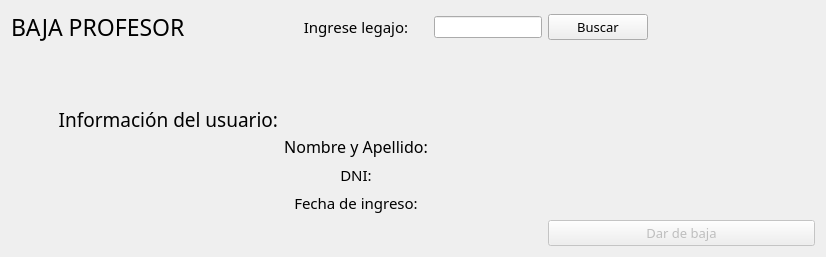
             <widget class="QWidget" name="page_baja_profe">
              <layout class="QGridLayout" name="gridLayout_14">
               <item row="0" column="0">
                <widget class="QLabel" name="label_35">
                 <property name="font">
                  <font>
                   <family>Segoe UI Semibold</family>
                   <pointsize>17</pointsize>
                  </font>
                 </property>
                 <property name="text">
                  <string>BAJA PROFESOR</string>
                 </property>
                </widget>
               </item>
               <item row="0" column="1">
                <widget class="QLabel" name="label_34">
                 <property name="font">
                  <font>
                   <family>Segoe UI Semibold</family>
                   <pointsize>11</pointsize>
                  </font>
                 </property>
                 <property name="text">
                  <string>Ingrese legajo:</string>
                 </property>
                 <property name="alignment">
                  <set>Qt::AlignCenter</set>
                 </property>
                </widget>
               </item>
               <item row="0" column="2">
                <widget class="QLineEdit" name="input_baja_profe_legajo">
                 <property name="sizePolicy">
                  <sizepolicy hsizetype="Preferred" vsizetype="Fixed">
                   <horstretch>0</horstretch>
                   <verstretch>0</verstretch>
                  </sizepolicy>
                 </property>
                </widget>
               </item>
               <item row="0" column="3">
                <widget class="QPushButton" name="btn_baja_profe_buscar">
                 <property name="maximumSize">
                  <size>
                   <width>100</width>
                   <height>16777215</height>
                  </size>
                 </property>
                 <property name="font">
                  <font>
                   <family>Segoe UI Semibold</family>
                   <pointsize>10</pointsize>
                  </font>
                 </property>
                 <property name="text">
                  <string>Buscar</string>
                 </property>
                </widget>
               </item>
               <item row="1" column="1">
                <spacer name="verticalSpacer_3">
                 <property name="orientation">
                  <enum>Qt::Vertical</enum>
                 </property>
                 <property name="sizeType">
                  <enum>QSizePolicy::Minimum</enum>
                 </property>
                 <property name="sizeHint" stdset="0">
                  <size>
                   <width>20</width>
                   <height>54</height>
                  </size>
                 </property>
                </spacer>
               </item>
               <item row="1" column="2">
                <widget class="QLabel" name="label_error_legajo_baja_profe">
                 <property name="styleSheet">
                  <string notr="true">color: red;</string>
                 </property>
                 <property name="text">
                  <string/>
                 </property>
                 <property name="alignment">
                  <set>Qt::AlignLeading|Qt::AlignLeft|Qt::AlignTop</set>
                 </property>
                </widget>
               </item>
               <item row="2" column="0">
                <widget class="QLabel" name="label_info_usuario_baja_profe">
                 <property name="enabled">
                  <bool>true</bool>
                 </property>
                 <property name="maximumSize">
                  <size>
                   <width>16777215</width>
                   <height>20</height>
                  </size>
                 </property>
                 <property name="font">
                  <font>
                   <family>Segoe UI Semibold</family>
                   <pointsize>14</pointsize>
                  </font>
                 </property>
                 <property name="text">
                  <string>Información del usuario:</string>
                 </property>
                 <property name="alignment">
                  <set>Qt::AlignRight|Qt::AlignTrailing|Qt::AlignVCenter</set>
                 </property>
                </widget>
               </item>
               <item row="3" column="0">
                <spacer name="horizontalSpacer_57">
                 <property name="orientation">
                  <enum>Qt::Horizontal</enum>
                 </property>
                 <property name="sizeHint" stdset="0">
                  <size>
                   <width>267</width>
                   <height>20</height>
                  </size>
                 </property>
                </spacer>
               </item>
               <item row="3" column="1">
                <widget class="QLabel" name="label_info_nombre_baja_profe_en">
                 <property name="enabled">
                  <bool>true</bool>
                 </property>
                 <property name="font">
                  <font>
                   <family>Segoe UI Semibold</family>
                   <pointsize>12</pointsize>
                  </font>
                 </property>
                 <property name="text">
                  <string>Nombre y Apellido:</string>
                 </property>
                 <property name="alignment">
                  <set>Qt::AlignCenter</set>
                 </property>
                </widget>
               </item>
               <item row="3" column="2">
                <widget class="QLabel" name="label_info_nombre_baja_profe">
                 <property name="text">
                  <string/>
                 </property>
                </widget>
               </item>
               <item row="3" column="3">
                <spacer name="horizontalSpacer_59">
                 <property name="orientation">
                  <enum>Qt::Horizontal</enum>
                 </property>
                 <property name="sizeHint" stdset="0">
                  <size>
                   <width>267</width>
                   <height>20</height>
                  </size>
                 </property>
                </spacer>
               </item>
               <item row="4" column="1">
                <widget class="QLabel" name="label_info_dni_baja_profe_en">
                 <property name="enabled">
                  <bool>true</bool>
                 </property>
                 <property name="font">
                  <font>
                   <family>Segoe UI Semibold</family>
                   <pointsize>11</pointsize>
                  </font>
                 </property>
                 <property name="text">
                  <string>DNI:</string>
                 </property>
                 <property name="alignment">
                  <set>Qt::AlignCenter</set>
                 </property>
                </widget>
               </item>
               <item row="4" column="2">
                <widget class="QLabel" name="label_info_dni_baja_profe">
                 <property name="text">
                  <string/>
                 </property>
                </widget>
               </item>
               <item row="4" column="3">
                <spacer name="horizontalSpacer_60">
                 <property name="orientation">
                  <enum>Qt::Horizontal</enum>
                 </property>
                 <property name="sizeHint" stdset="0">
                  <size>
                   <width>267</width>
                   <height>20</height>
                  </size>
                 </property>
                </spacer>
               </item>
               <item row="5" column="1">
                <widget class="QLabel" name="label_info_fnig_baja_profe_en">
                 <property name="enabled">
                  <bool>true</bool>
                 </property>
                 <property name="font">
                  <font>
                   <family>Segoe UI Semibold</family>
                   <pointsize>11</pointsize>
                  </font>
                 </property>
                 <property name="text">
                  <string>Fecha de ingreso:</string>
                 </property>
                 <property name="alignment">
                  <set>Qt::AlignCenter</set>
                 </property>
                </widget>
               </item>
               <item row="5" column="2">
                <widget class="QLabel" name="label_info_fnig_baja_profe">
                 <property name="text">
                  <string/>
                 </property>
                </widget>
               </item>
               <item row="5" column="3">
                <spacer name="horizontalSpacer_58">
                 <property name="orientation">
                  <enum>Qt::Horizontal</enum>
                 </property>
                 <property name="sizeHint" stdset="0">
                  <size>
                   <width>267</width>
                   <height>20</height>
                  </size>
                 </property>
                </spacer>
               </item>
               <item row="6" column="0">
                <widget class="QLabel" name="label_informe_baja_profe">
                 <property name="font">
                  <font>
                   <family>Segoe UI Semibold</family>
                   <pointsize>10</pointsize>
                  </font>
                 </property>
                 <property name="text">
                  <string/>
                 </property>
                 <property name="alignment">
                  <set>Qt::AlignCenter</set>
                 </property>
                </widget>
               </item>
               <item row="6" column="3">
                <widget class="QPushButton" name="btn_baja_profesor">
                 <property name="enabled">
                  <bool>false</bool>
                 </property>
                 <property name="font">
                  <font>
                   <family>Segoe UI Semibold</family>
                   <pointsize>10</pointsize>
                  </font>
                 </property>
                 <property name="text">
                  <string>Dar de baja</string>
                 </property>
                </widget>
               </item>
              </layout>
             </widget>
